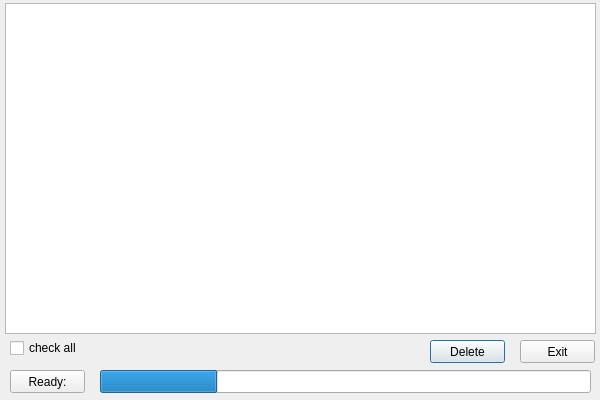
<?xml version="1.0" encoding="UTF-8"?>
<ui version="4.0">
 <class>DeleteFileDlg</class>
 <widget class="QDialog" name="DeleteFileDlg">
  <property name="geometry">
   <rect>
    <x>0</x>
    <y>0</y>
    <width>600</width>
    <height>400</height>
   </rect>
  </property>
  <property name="windowTitle">
   <string>Dialog</string>
  </property>
  <widget class="QTableWidget" name="tableWidget">
   <property name="geometry">
    <rect>
     <x>5</x>
     <y>3</y>
     <width>591</width>
     <height>331</height>
    </rect>
   </property>
  </widget>
  <widget class="QCheckBox" name="checkBox">
   <property name="geometry">
    <rect>
     <x>10</x>
     <y>340</y>
     <width>81</width>
     <height>16</height>
    </rect>
   </property>
   <property name="text">
    <string>check all</string>
   </property>
  </widget>
  <widget class="QPushButton" name="btnDel">
   <property name="geometry">
    <rect>
     <x>430</x>
     <y>340</y>
     <width>75</width>
     <height>23</height>
    </rect>
   </property>
   <property name="text">
    <string>Delete</string>
   </property>
  </widget>
  <widget class="QPushButton" name="btnExit">
   <property name="geometry">
    <rect>
     <x>520</x>
     <y>340</y>
     <width>75</width>
     <height>23</height>
    </rect>
   </property>
   <property name="text">
    <string>Exit</string>
   </property>
  </widget>
  <widget class="QPushButton" name="btnStatus">
   <property name="geometry">
    <rect>
     <x>10</x>
     <y>370</y>
     <width>75</width>
     <height>23</height>
    </rect>
   </property>
   <property name="text">
    <string>Ready:</string>
   </property>
  </widget>
  <widget class="QProgressBar" name="progressBar">
   <property name="geometry">
    <rect>
     <x>100</x>
     <y>370</y>
     <width>491</width>
     <height>23</height>
    </rect>
   </property>
   <property name="value">
    <number>24</number>
   </property>
   <property name="textVisible">
    <bool>false</bool>
   </property>
  </widget>
 </widget>
 <resources/>
 <connections/>
</ui>
